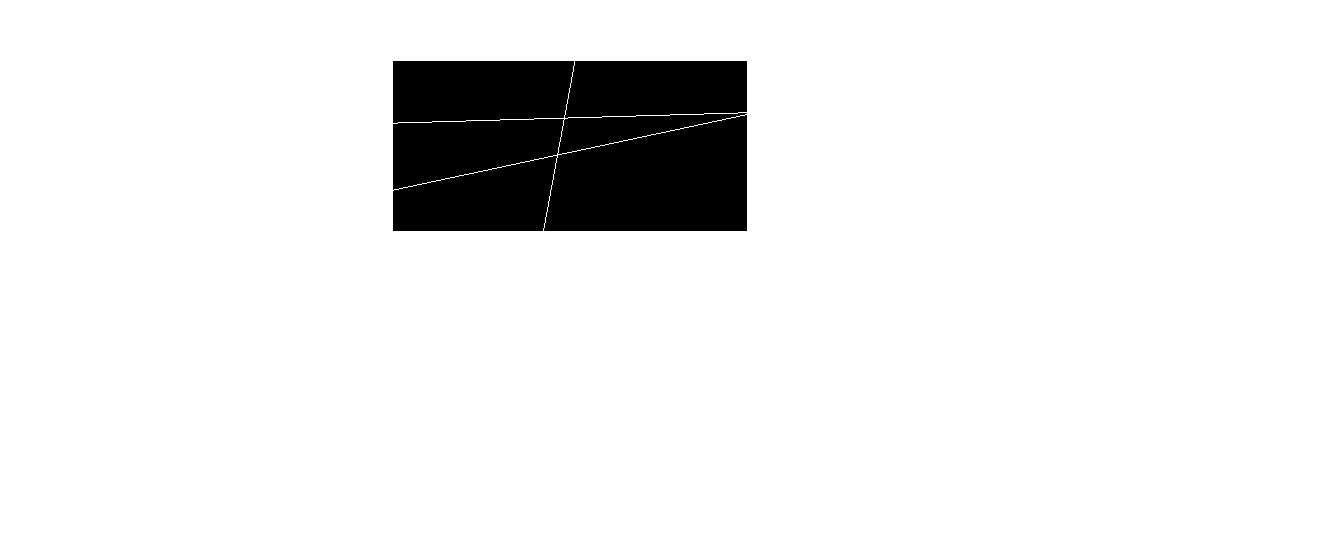
%> input picture Inzynierka_MATLAB/KLT/test.png, 1323 x 546 px
$ octave Test.m   (GNU Octave 9; MATLAB toolbox functions it lacks are replaced by stand-ins)
%> lines starting %> are read from the running program, lines starting %| are printed output that depends on the picture; in (x1, y1, x2, y2) boxes, pixels count from 0 and x2, y2 are one past the last pixel; in counts of white or black regions, pixels touching at a corner belong together; the program's own positions count from 1
img=imread('test.png');
%> img is the input picture: size 546x1323x3 uint8; 91.8% white; 1 black region, box (x1, y1, x2, y2) and area: (393, 61, 747, 231) 59304
img=rgb2gray(img);
dx=[0 0 0;-1 0 1;0 0 0];
dy=[0 -1 0;0 0 0;0 1 0];
Gx=conv2(single(img),dx,'valid');
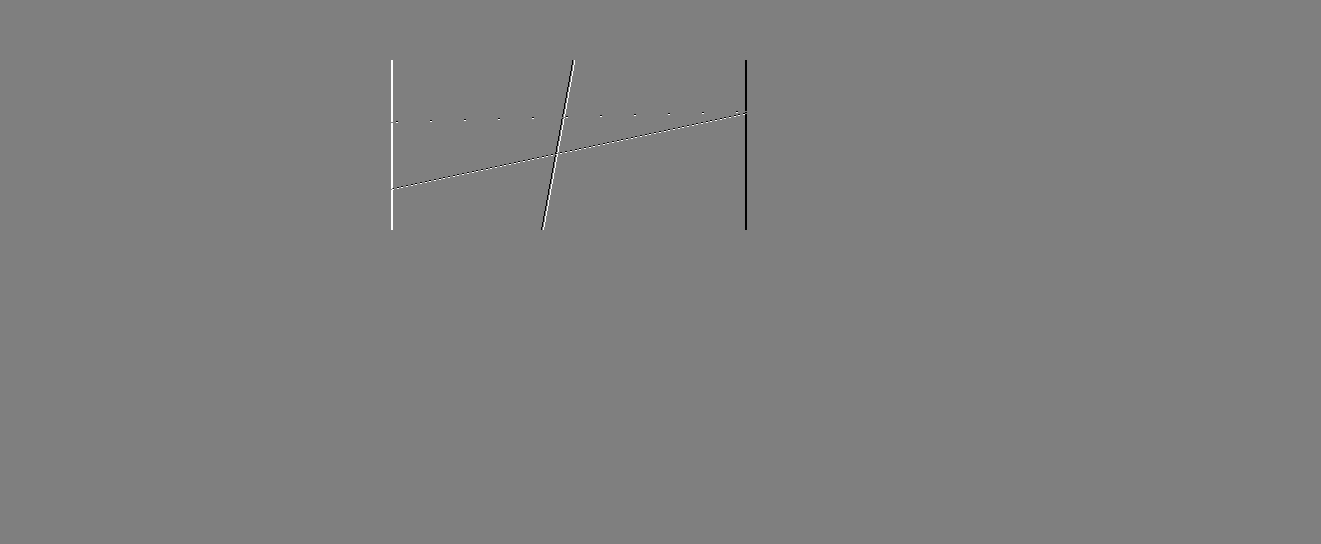
%> Gx: size 544x1321 single; min -255, max 255, mean 0; drawn with min black and max white
Gy=conv2(single(img),dy,'valid');
Hxx=Gx.^2;
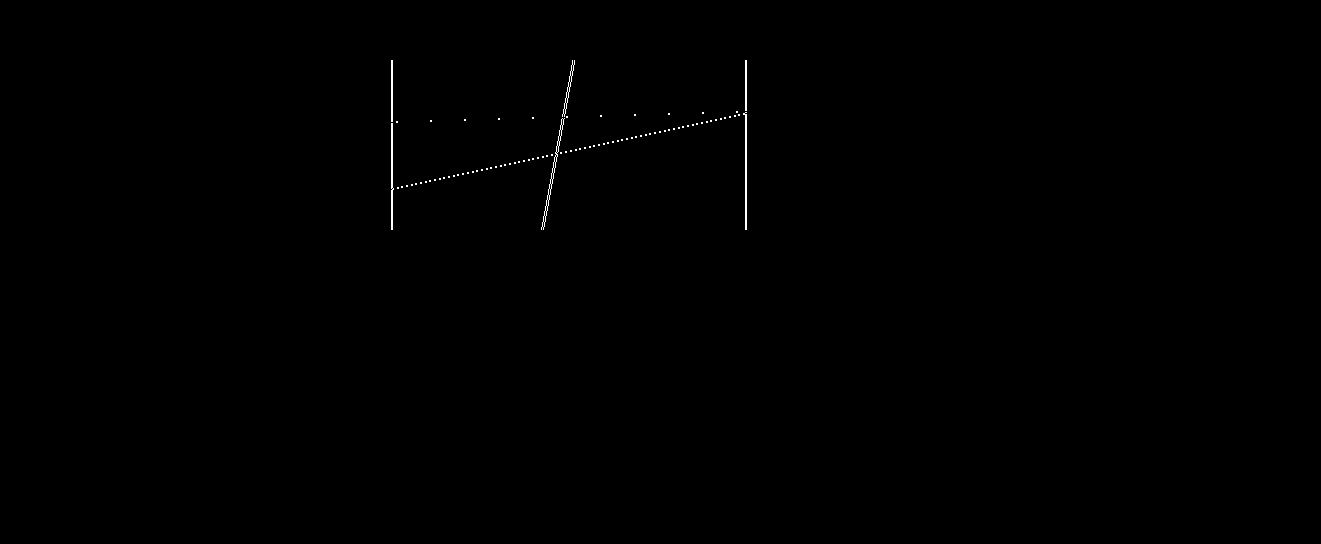
%> Hxx: size 544x1321 single; values 0 (black) and 65025 (white), 0.19% white in thin lines or dots, all inside (x1, y1, x2, y2) = (391, 60, 747, 230)
Hxy=Gx.*Gy;
Hyy=Gy.^2;
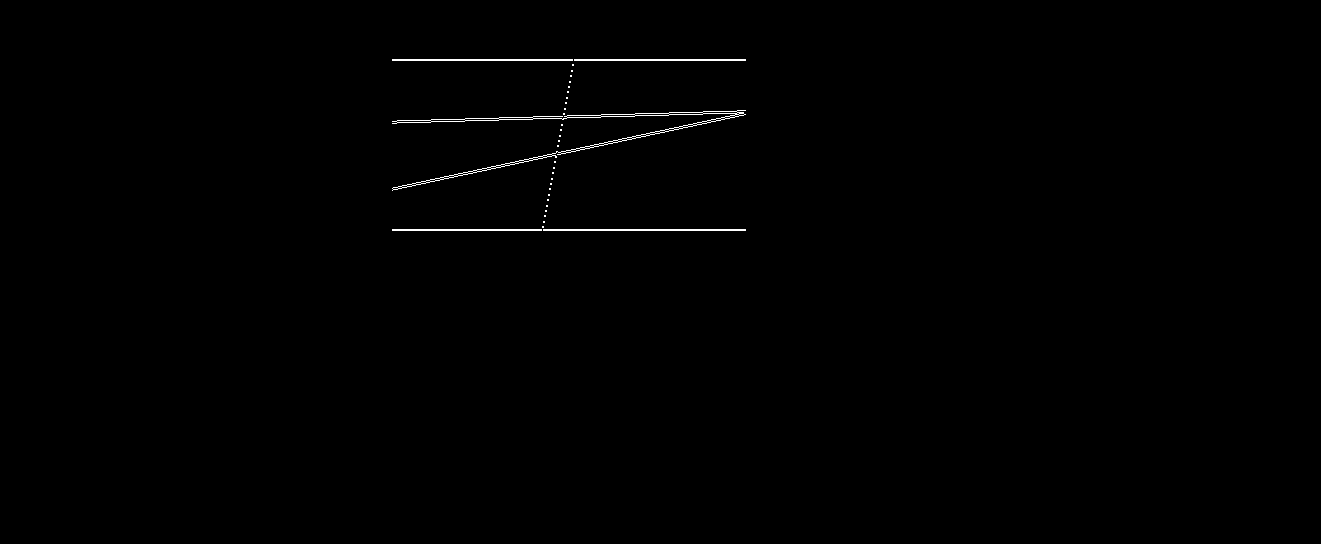
%> Hyy: size 544x1321 single; values 0 (black) and 65025 (white), 0.41% white in thin lines or dots, all inside (x1, y1, x2, y2) = (392, 59, 746, 231)
gauss=[1 2 1;2 4 2;1 2 1]/16;
Hxx=conv2(Hxx,gauss,'valid');
%> Hxx: size 542x1319 single
Hxy=conv2(Hxy,gauss,'valid');
%> Hxy: size 542x1319 single
Hyy=conv2(Hyy,gauss,'valid');
%> Hyy: size 542x1319 single
metric=((Hxx+Hyy)-sqrt((Hxx-Hyy).^2+4*Hxy.^2))/2;
imshow(metric);
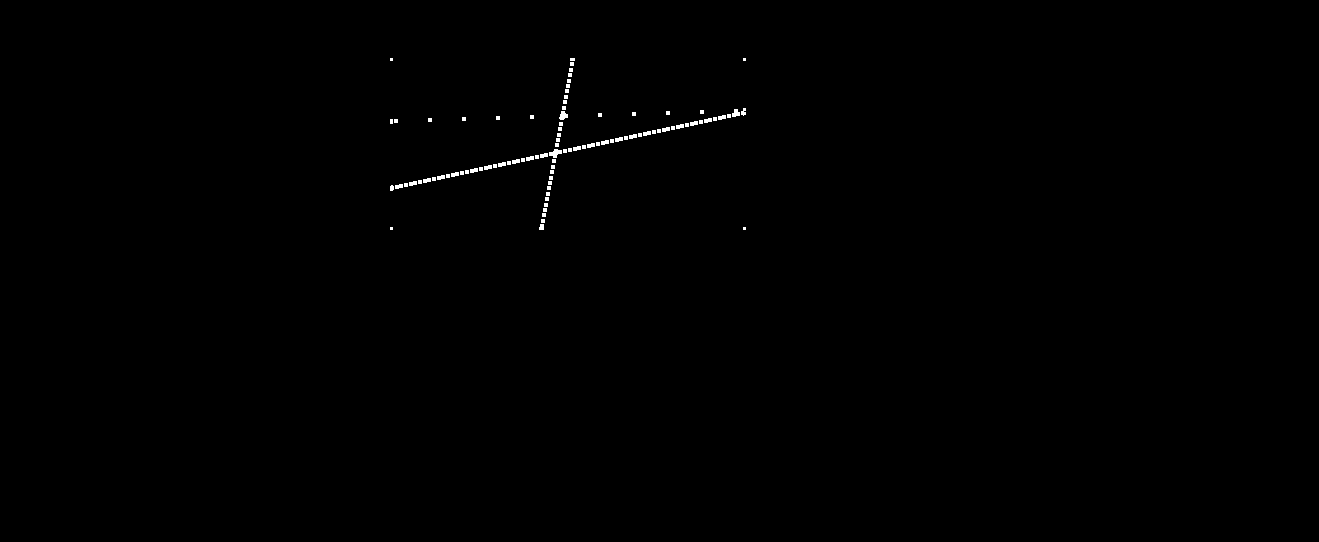
%> displayed picture: size 542x1319, on the screen's scale of 0 to 255; 0.28% white; 94 white regions (66 under 20 px), largest, box (x1, y1, x2, y2) and area: (549, 149, 562, 158) 72, (559, 111, 568, 120) 56, (732, 109, 740, 117) 46
